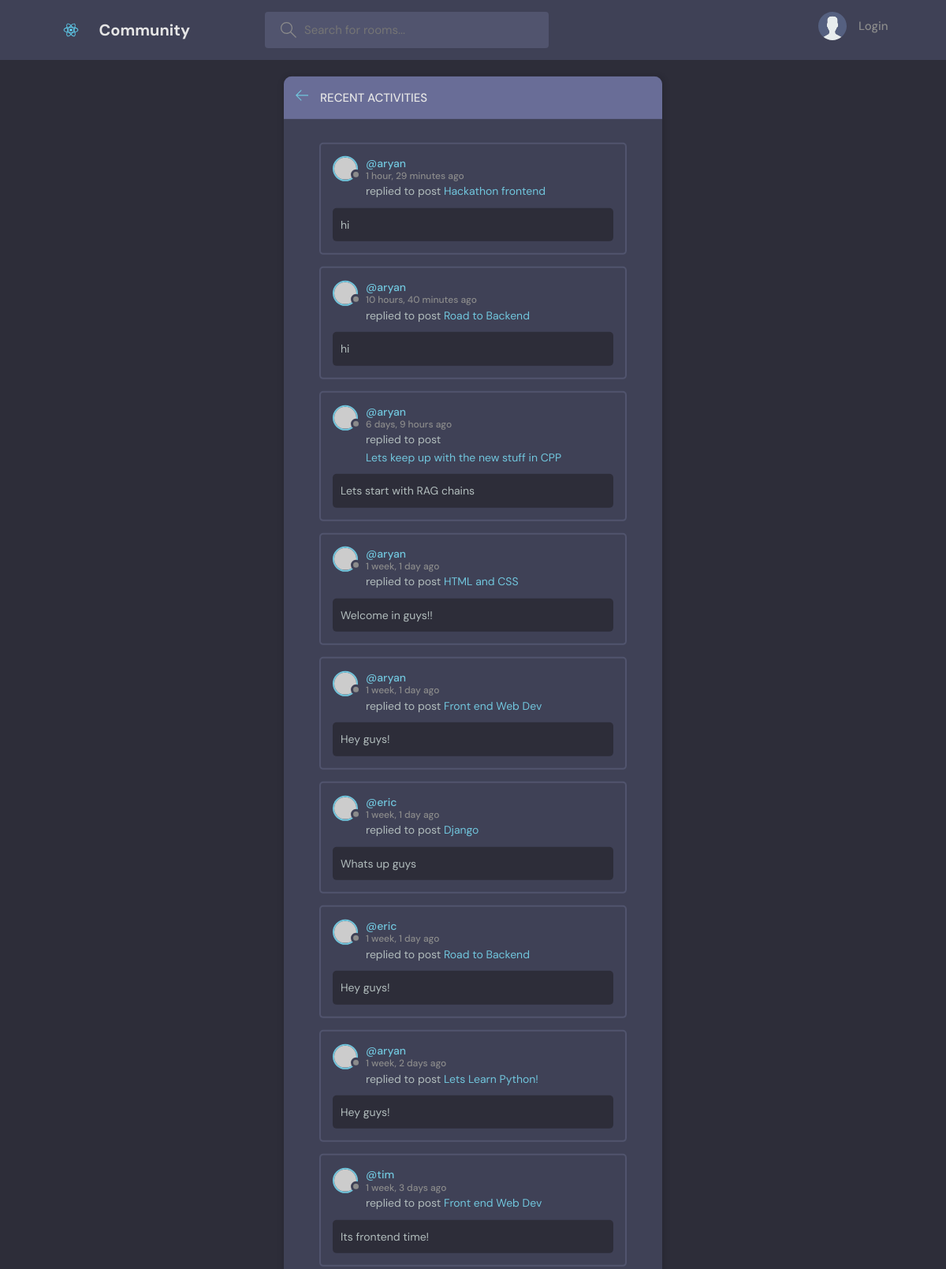
The page /activity/ on the database its author committed.
### base/models.py (models this page shows, shortened)
class Message(models.Model):
    user = models.ForeignKey(User, on_delete=models.CASCADE)
    body = models.TextField()
    room = models.ForeignKey(Room, on_delete=models.CASCADE)
    updated = models.DateTimeField(auto_now=True) # takes timestamp at every update
    created = models.DateTimeField(auto_now_add=True) # saves only the creation time stamp# if room is deleted, all messages are deleted
    class Meta:
        ordering = ['-updated' ,'-created']

class Room(models.Model):
    host = models.ForeignKey(User, on_delete=models.SET_NULL, null=True)
    topic = models.ForeignKey(Topic, on_delete=models.SET_NULL, null=True)
    name = models.CharField(max_length=200)
    description = models.TextField(null=True, blank=True) #can be null now
    participants = models.ManyToManyField(User, related_name='participants', blank=True)
    updated = models.DateTimeField(auto_now=True) # takes timestamp at every update
    created = models.DateTimeField(auto_now_add=True) # saves only the creation time stamp
    class Meta:
        ordering = ['-updated', '-created']
    def __str__(self):
        return self.name

### base/views.py (the view)
# urls.py: path('activity/', views.activityPage, name="activity"),
def activityPage(request):
    room_messages = Message.objects.all()
    return render(request, 'base/activity.html', {'room_messages': room_messages})

### base/templates/base/activity.html (shortened to what this page needs)
{% extends 'main.html' %}
{% block content %}
    <main class="layout">
      <div class="container">
        <div class="layout__box">
          <div class="layout__boxHeader">
            <div class="layout__boxTitle">
              <a href="{{request.META.HTTP_REFERER}}">
                <svg version="1.1" xmlns="http://www.w3.org/2000/svg" width="32" height="32" viewBox="0 0 32 32">
                  <title>arrow-left</title>
                  <path
                    d="M13.723 2.286l-13.723 13.714 13.719 13.714 1.616-1.611-10.96-10.96h27.625v-2.286h-27.625l10.965-10.965-1.616-1.607z"
                  ></path>
                </svg>
              </a>
              <h3>Recent Activities</h3>
            </div>
          </div>
          <div class="activities-page layout__body">
            {% for message in room_messages %}
            <div class="activities__box">
              <div class="activities__boxHeader roomListRoom__header">
                <a href="{% url 'user-profile' message.user.id %}" class="roomListRoom__author">
                  <div class="avatar avatar--small">
                    <img src="https://randomuser.me/api/portraits/women/11.jpg" />
                  </div>
                  <p>
                    @{{message.user}}
                    <span>{{message.created|timesince}} ago</span>
                  </p>
                </a>
              </div>
              <div class="activities__boxContent">
                <p>replied to post <a href="{% url 'room' message.room.id %}">{{message.room}}</a></p>
                <div class="activities__boxRoomContent">
                  {{message.body}}
                </div>
              </div>
            </div>
            {% endfor %}
          </div>
        </div>
      </div>
    </main>
{% endblock %}

### templates/main.html (shortened to what this page needs)
<!DOCTYPE html>
{% load static %}
<html lang="en">
  <head>
    <link rel="stylesheet" href="{% static 'styles/test.css' %}" />
    <link rel="stylesheet" href="{% static 'styles/style.css' %}" />
  </head>
  <body>
    {% include 'navbar.html' %}
    {% block content %}
    {% endblock %}
  </body>
</html>

### templates/navbar.html (shortened to what this page needs)
{% load static %}
<header class="header header--loggedIn">
    <div class="container">
      <a href="{% url 'home' %}" class="header__logo">
        <img src="{% static 'images/logo.svg' %}" />
        <h1>Community</h1>
      </a>
      <form class="header__search" method = "GET"  acion="{% url 'home' %}">
        <label>
          <input name="q" placeholder="Search for rooms..." />
        </label>
      </form>
      <nav class="header__menu">
        {% if request.user.is_authenticated %}
        <div class="header__user">
          <a href="{% url 'update-user' %}">
            <div class="avatar avatar--medium active">
              <img src="https://randomuser.me/api/portraits/men/37.jpg" />
            </div>
            <p>{{ request.user.username }} <span>@{{ request.user.username }}</span></p>
          </a>
          <button class="dropdown-button">
            <svg version="1.1" xmlns="http://www.w3.org/2000/svg" width="32" height="32" viewBox="0 0 32 32">
              <title>chevron-down</title>
              <path d="M16 21l-13-13h-3l16 16 16-16h-3l-13 13z"></path>
            </svg>
          </button>
        </div>
        {% else %}
        <a href="{% url 'login' %}">
          <img src="{% static 'images/avatar.svg' %}" />
          <p>Login</p>
        </a>
        {% endif %}
      </nav>
    </div>
  </header>

### static/styles/test.css (style rules this page uses)
* { box-sizing: border-box; margin: 0; padding: 0; }
body { font-family: 'Nunito', sans-serif; font-weight: 400; font-size: 100%; background: #2d2d39; color: #e5e5e5; }
*, html { --primaryGradient: linear-gradient(93.12deg, #581B98 0.52%, #9C1DE7 100%); --secondaryGradient: linear-gradient(268.91deg, #581B98 -2.14%, #9C1DE7 99.69%); --primaryBoxShadow: 0px 10px 15px rgba(0, 0, 0, 0.3); --secondaryBoxShadow: 0px -10px 15px rgba(0, 0, 0, 0.3); --primary: #581B98; }

### static/styles/style.css (style rules this page uses)
:root { --color-main: #71c6dd; --color-main-light: #e1f6fb; --color-dark: #3f4156; --color-dark-medium: #51546e; --color-dark-light: #696d97; --color-light: #e5e5e5; --color-gray: #8b8b8b; --color-light-gray: #b2bdbd; --color-bg: #2d2d39; --color-success: #5dd693; --color-error: #fc4b0b; }
* { font-family: "DM Sans", -apple-system, BlinkMacSystemFont, "Segoe UI", Roboto, Oxygen, Ubuntu, Cantarell, "Open Sans", "Helvetica Neue", sans-serif; margin: 0; padding: 0; box-sizing: border-box; text-rendering: optimizeLegibility; font-size: inherit; }
html { font-size: 56.25%; }
@media only screen and (min-width: 1200px) { html { font-size: 62.5%; } }
body { line-height: 1.6; font-weight: 400; font-size: 1.5rem; color: var(--color-light-gray); background-color: var(--color-bg); min-height: 100vh; }
img { width: 100%; }
a { display: inline-block; color: var(--color-main); text-decoration: none; }
.container { max-width: 120rem; width: 90%; margin: auto; }
.avatar { position: relative; display: inline-block; border-radius: 50%; border: 2px solid var(--color-main); }
.avatar img { display: block; border-radius: 50%; object-fit: cover; object-position: center; }
.avatar::after { content: ""; display: block; position: absolute; background-color: var(--color-gray); z-index: 111; border-radius: 50%; border: 0.3rem solid var(--color-dark); }
.avatar.avatar--small img { width: 2.8rem; height: 2.8rem; }
.avatar.avatar--small:after { width: 0.7rem; height: 0.7rem; bottom: 0px; right: -6px; }
.header { padding: 1.5rem; background-color: var(--color-dark); }
.header > .container { display: flex; gap: 9.5rem; }
.header__logo, .header__user { display: flex; gap: 2rem; align-items: center; }
.header__logo > img { height: 3.2rem; width: 3.2rem; }
.header__logo > h1 { font-weight: 700; font-size: 2rem; color: var(--color-light); }
.header__search > label { background-color: var(--color-dark-medium); padding: 1.3rem 1rem; display: flex; align-items: center; gap: 1rem; border-radius: 4px; }
.header__search svg { fill: var(--color-gray); width: 2rem; height: 2rem; margin-left: 1rem; }
.header__search input { width: 30rem; background: transparent; border: none; outline: none; color: var(--color-light); }
.header__menu { margin-left: auto; position: relative; }
.header__menu a { display: flex; gap: 1.5rem; align-items: center; font-weight: 500; text-decoration: none; color: var(--color-gray); }
.header__menu img { height: 3.6rem; }
.header__menu p { line-height: 1.2; }
.layout { margin-top: 2.4rem; }
.layout > .container { display: flex; justify-content: space-between; align-items: flex-start; }
.layout__box { width: 90%; max-width: 48rem; min-height: 40rem; position: absolute; top: 50%; left: 50%; transform: translate(-50%, -46%); background-color: var(--color-dark); border-radius: 1rem; box-shadow: 1px 1px 6px 3px rgba(0, 0, 0, 0.1); overflow: hidden; }
.layout__boxHeader { display: flex; padding: 1.5rem; background-color: var(--color-dark-light); }
.layout__boxTitle { display: flex; gap: 1.5rem; align-items: center; }
.layout__boxTitle h3 { text-transform: uppercase; font-weight: 500; color: var(--color-light); }
.layout__boxTitle svg { width: 1.6rem; height: 1.6rem; fill: var(--color-main); }
.layout__body { margin: 3rem; }
.roomListRoom__header { display: flex; justify-content: space-between; align-items: center; }
.roomListRoom__author { font-weight: 500; display: flex; align-items: center; gap: 1rem; }
.activities__box { margin: 1.5rem; padding: 1.5rem; border: 2px solid var(--color-dark-medium); border-radius: 5px; }
.activities__boxHeader p { font-size: 1.4rem; line-height: 1.3; }
.activities__boxHeader p span { color: var(--color-gray); font-size: 1.2rem; display: block; }
.activities__boxContent { margin-left: 4.2rem; }
.activities__boxContent { font-size: 1.4rem; }
.activities__boxRoomContent { background: var(--color-bg); padding: 1rem; border-radius: 5px; margin-top: 1rem; margin-left: -4.2rem; }

### rows shown on the page
Message: user "aryan", created "1 hour, 29 minutes", room "Hackathon frontend", body "hi"
Message: user "aryan", created "10 hours, 40 minutes", room "Road to Backend", body "hi"
Message: user "aryan", created "6 days, 9 hours", room "Lets keep up with the new stuff in CPP", body "Lets start with RAG chains"
Message: user "aryan", created "1 week, 1 day", room "HTML and CSS", body "Welcome in guys!!"
Message: user "aryan", created "1 week, 1 day", room "Front end Web Dev", body "Hey guys!"
Message: user "eric", created "1 week, 1 day", room "Django", body "Whats up guys"
Message: user "eric", created "1 week, 1 day", room "Road to Backend", body "Hey guys!"
Message: user "aryan", created "1 week, 2 days", room "Lets Learn Python!", body "Hey guys!"
Message: user "tim", created "1 week, 3 days", room "Front end Web Dev", body "Its frontend time!"
